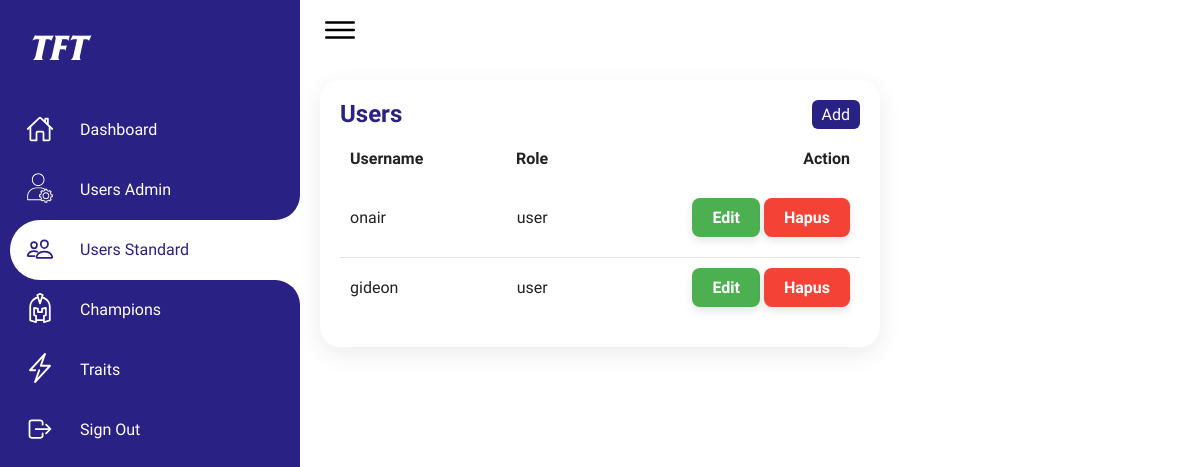
Page /dashboard/users/usersstandard.php on the committed database.
### tables this page shows
CREATE TABLE `users` (
  `id` int(11) NOT NULL,
  `username` varchar(20) NOT NULL,
  `password` varchar(200) NOT NULL,
  `role` varchar(10) NOT NULL
);

### dashboard/users/usersstandard.php (the view, shortened to what this page needs)
<!DOCTYPE html>
<html lang="en">
<head>
    <link rel="stylesheet" href="../../public/styles/users.css">
</head>
<body>
    <div class="container">
        <div class="navigation">
            <ul>
                <li>
                    <a href="#">
                        <span class="icon">
                            <span class="title">TFT</span>
                        </span>
                    </a>
                </li>
                <li>
                    <a href="../index.php">
                        <span class="icon">
                            <ion-icon name="home-outline"></ion-icon>
                        </span>
                        <span class="title">Dashboard</span>
                    </a>
                </li>
                <li>
                    <a href="usersadmin.php">
                        <span class="icon">
                        </span>
                        <span class="title">Users Admin</span>
                    </a>
                </li>
                <li class='active'>
                    <a href="usersstandard.php">
                        <span class="icon">
                            <ion-icon name="people-outline"></ion-icon>
                        </span>
                        <span class="title">Users Standard</span>
                    </a>
                </li>
                <li>
                    <a href="../champions/champions.php">
                        <span class="icon">
                        </span>
                        <span class="title">Champions</span>
                    </a>
                </li>
                <li>
                    <a href="../traits/traits.php">
                        <span class="icon">
                        </span>
                        <span class="title">Traits</span>
                    </a>
                </li>
                <li>
                    <a href="../logout.php">
                        <span class="icon">
                            <ion-icon name="log-out-outline"></ion-icon>
                        </span>
                        <span class="title">Sign Out</span>
                    </a>
                </li>
            </ul>
        </div>
        <div class="main">
            <div class="topbar">
                <div class="toggle">
                    <ion-icon name="menu-outline"></ion-icon>
                </div>
            </div>
            <div class="details">
                <div class="listUsers">
                    <div class="cardHeader">
                        <h2>Users</h2>
                        <a href="#" class="btn btn-add">Add</a>
                    </div>
                    <table>
                        <thead>
                            <tr>
                                <td>Username</td>
                                <td>Role</td>
                                <td>Action</td>
                            </tr>
                        </thead>
                        <tbody>
                            <?php
                            include "../../backend/main.php";
                            $data = mysqli_query($conn, "select * from users where role='user'");
                            if(mysqli_num_rows($data) > 0) {
                                while($d = mysqli_fetch_array($data)) {
                                    ?>
                                    <tr>
                                        <td><?php echo $d['username']; ?></td>
                                        <td><?php echo $d['role']; ?></td>
                                        <td class='action'>
                                            <a href="#" data-id="<?php echo $d['id']; ?>" data-username="<?php echo $d['username']; ?>" data-role="<?php echo $d['role']; ?>"  data-file="<?php echo 'usersstandard'; ?>" class="btn btn-edit">Edit</a>
                                            <a href="#" data-id="<?php echo $d['id']; ?>" data-file="<?php echo 'usersstandard'; ?>" class="btn btn-delete">Hapus</a>
                                        </td>
                                    </tr>
                                    <?php
                                }
                            } else {
                                ?>
                                    <tr class="no-data">
                                        <td colspan="3" style="text-align: center;">No data available</td>
                                    </tr>
                                    <?php
                            }
                            ?>
                        </tbody>
                    </table>
                </div>
            </div>
        </div>
    </div>
</body>
</html>

### public/styles/users.css (style rules this page uses)
* { font-family: "Ubuntu", sans-serif; margin: 0; padding: 0; box-sizing: border-box; }
:root { --blue: #2a2185; --white: #fff; --gray: #f5f5f5; --black1: #222; --black2: #999; }
body { min-height: 100vh; overflow-x: hidden; }
.container { position: relative; width: 100%; }
.navigation { position: fixed; width: 300px; height: 100%; background: var(--blue); border-left: 10px solid var(--blue); transition: 0.5s; overflow: hidden; }
.navigation ul { position: absolute; top: 0; left: 0; width: 100%; }
.navigation ul li { position: relative; width: 100%; list-style: none; border-top-left-radius: 30px; border-bottom-left-radius: 30px; }
.navigation ul li.active { background-color: var(--white); }
.navigation ul li:nth-child(1) { margin-bottom: 40px; pointer-events: none; }
.navigation ul li a { position: relative; display: block; width: 100%; display: flex; text-decoration: none; color: var(--white); }
.navigation ul li.active a { color: var(--blue); }
.navigation ul li a .icon { position: relative; display: block; min-width: 60px; height: 60px; line-height: 75px; text-align: center; }
.navigation ul li a .icon ion-icon { font-size: 1.75rem; }
.navigation ul li a .icon svg { width: 40px; height: 30px; text-align: center; fill: var(--white); }
.navigation ul li a .title { position: relative; display: block; padding: 0 10px; height: 60px; line-height: 60px; text-align: start; white-space: nowrap; }
.navigation ul li a .icon .title { font-family: 'frizQuadrataBoldItalic'; position: relative; display: block; text-align: start; white-space: nowrap; font-size: 35px; color: white; padding: 20px 20px; }
.navigation ul li.active a::before { content: ""; position: absolute; right: 0; top: -50px; width: 50px; height: 50px; background-color: transparent; border-radius: 50%; box-shadow: 35px 35px 0 10px var(--white); pointer-events: none; }
.navigation ul li.active a::after { content: ""; position: absolute; right: 0; bottom: -50px; width: 50px; height: 50px; background-color: transparent; border-radius: 50%; box-shadow: 35px -35px 0 10px var(--white); pointer-events: none; }
.main { position: absolute; width: calc(100% - 300px); left: 300px; min-height: 100vh; background: var(--white); transition: 0.5s; }
.topbar { width: 100%; height: 60px; display: flex; justify-content: space-between; align-items: center; padding: 0 10px; }
.toggle { position: relative; width: 60px; height: 60px; display: flex; justify-content: center; align-items: center; font-size: 2.5rem; cursor: pointer; }
.details { position: relative; width: 600px; padding: 20px; display: grid; grid-gap: 30px; }
.details .listUsers { position: relative; display: grid; min-height: 100px; background: var(--white); padding: 20px; box-shadow: 0 7px 25px rgba(0, 0, 0, 0.08); border-radius: 20px; }
.details .cardHeader { display: flex; justify-content: space-between; align-items: flex-start; }
.cardHeader h2 { font-weight: 600; color: var(--blue); }
.cardHeader .btn { position: relative; padding: 5px 10px; background: var(--blue); text-decoration: none; color: var(--white); border-radius: 6px; }
.details table { width: 100%; border-collapse: collapse; margin-top: 10px; }
.details table thead td { font-weight: 600; }
.details .listUsers table tr { color: var(--black1); border-bottom: 1px solid rgba(0, 0, 0, 0.1); }
.details .listUsers table tr:last-child { border-bottom: none; }
.details .listUsers table tr td { padding: 10px; padding-bottom: 20px; }
.details .listUsers table tr td:last-child { text-align: center; }
.details .listUsers table tr td:nth-child(2) { text-align: center; }
.details .listUsers table tr td:nth-child(3) { text-align: right; }
.action .btn, .modal-content .btn { display: inline-block; padding: 10px 20px; text-decoration: none; color: white; font-weight: bold; border-radius: 8px; transition: background-color 0.3s ease, transform 0.3s ease; box-shadow: 0 4px 8px rgba(0, 0, 0, 0.1); cursor: pointer; }
.action .btn-edit { background-color: #4CAF50; }
.action .btn-delete, .modal-content .btn-delete { background-color: #f44336; }

### rows in the picture
users: username "onair", role "user"
users: username "gideon", role "user"
